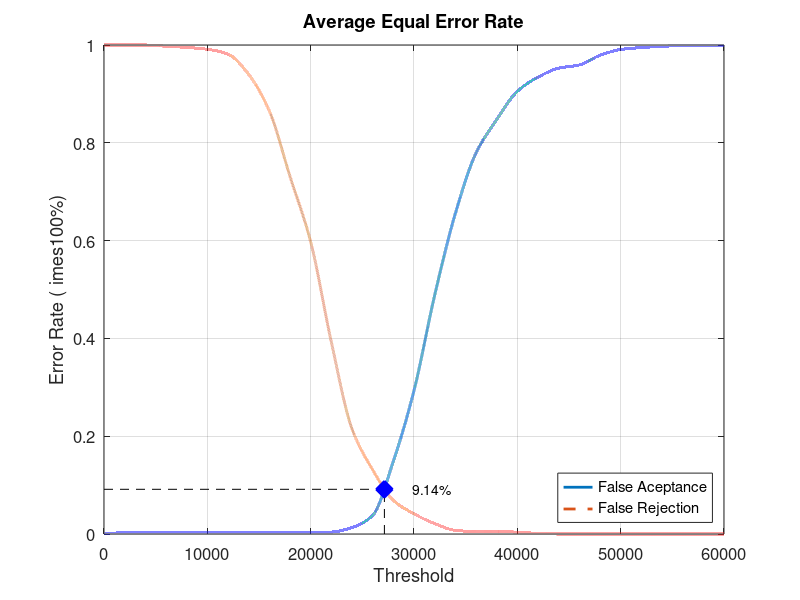
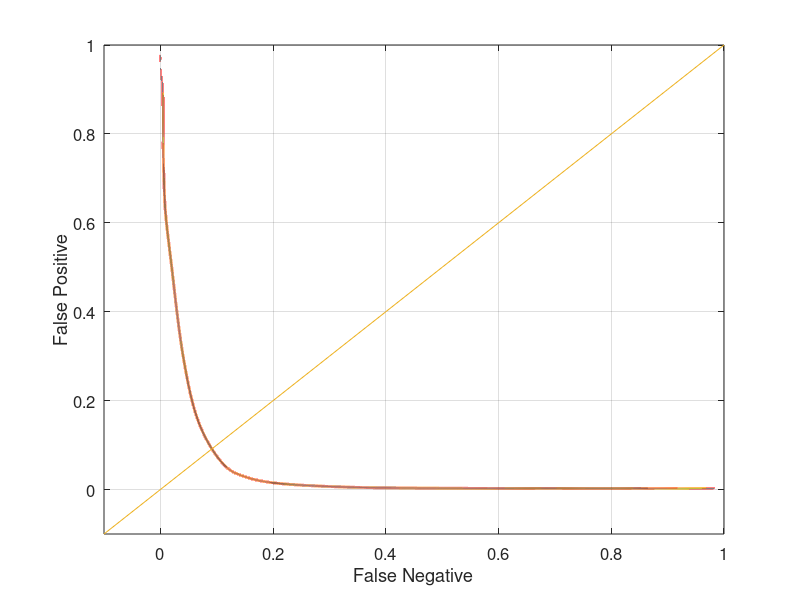

MATLAB code for these plots, in order:
close all;
clear;
clc;
x = 0:2000:60000;
xq = 0:0.5:60000;

y0 = [0 0.00263158 0.00263158 0.00263158 0.00263158 0.00263158 0.00263158 0.00263158 0.00263158 0.00263158 0.00263158 0.00394737 0.0131579 0.0381579 0.148684 0.293421 0.488158 0.655263 0.778947 0.847368 0.905263 0.934211 0.952632 0.959211 0.978947 0.990789 0.994737 0.997368 0.998684 0.998684 1]
yy0 = interp1(x, y0, xq, 'pchip');
y1 = [1 1 1 0.9975 0.995 0.99125 0.98125 0.94 0.865 0.73125 0.5975 0.3925 0.215 0.13125 0.06875 0.04125 0.02125 0.0075 0.005 0.005 0.00375 0.00125 0 0 0 0 0 0 0 0 0]
yy1 = interp1(x, y1, xq, 'pchip');

% Calculating EER: 
y2 = abs(y0 - y1);
find(y2 == min(y2))
yy2 = abs(yy0 - yy1);
xEER = find(yy2 == min(yy2));
xEERIndex = xq(xEER) % X-axis EER
yEER = yy0(xEER) % Y-axis EER

main = figure
plot(xq, yy0,'-','LineWidth', 2);	hold on
plot(xq, yy1,'--','LineWidth', 2);	hold on
plot([xEERIndex xEERIndex], [0 yEER], 'k--');	hold on
plot([0 xEERIndex], [yEER yEER], 'k--');	hold on
plot(xEERIndex, yEER, 'bx', 'LineWidth', 10);	hold on
text(xEERIndex + 10 * xEERIndex / 100, yEER, [num2str(round((10000 * yEER)) / 100) '%'])
legend('False Aceptance', 'False Rejection', 'Location', 'SouthEast')
xlabel('Threshold')
ylabel('Error Rate (	imes100%)')
title('Average Equal Error Rate')
set(gca, 'FontSize', 12)
axis([0 60000 0 1])
grid on

print(main, 'Experiment4AverageMain', '-dpng');
FNRxFPR = figure('Color', [1 1 1]);
plot(yy1, yy0, '-', yy1, yy0, 'LineWidth', 2);
hold on
y = -0.1:0.1:1
plot(y, y); 
set(gca, 'FontSize', 12)
xlabel('False Negative')
ylabel('False Positive')
axis([-0.1 1 -0.1 1])
set(gca, 'FontSize', 12)
grid on

print(FNRxFPR, 'Experiment4AverageFNRxFPR','-dpng');
